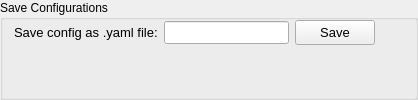
                <widget class="QGroupBox" name="gbxConfigSave">
                 <property name="title">
                  <string>Save Configurations</string>
                 </property>
                 <layout class="QGridLayout" name="gridLayout_6">
                  <property name="leftMargin">
                   <number>11</number>
                  </property>
                  <property name="topMargin">
                   <number>0</number>
                  </property>
                  <property name="rightMargin">
                   <number>0</number>
                  </property>
                  <property name="bottomMargin">
                   <number>0</number>
                  </property>
                  <item row="0" column="0">
                   <widget class="QLabel" name="lblConfigSaveYaml">
                    <property name="font">
                     <font>
                      <pointsize>10</pointsize>
                     </font>
                    </property>
                    <property name="text">
                     <string>Save config as .yaml file:</string>
                    </property>
                   </widget>
                  </item>
                  <item row="1" column="3">
                   <spacer name="verticalSpacer_8">
                    <property name="orientation">
                     <enum>Qt::Vertical</enum>
                    </property>
                    <property name="sizeHint" stdset="0">
                     <size>
                      <width>20</width>
                      <height>40</height>
                     </size>
                    </property>
                   </spacer>
                  </item>
                  <item row="0" column="1">
                   <widget class="QLineEdit" name="txtConfigSaveYaml">
                    <property name="font">
                     <font>
                      <pointsize>10</pointsize>
                     </font>
                    </property>
                   </widget>
                  </item>
                  <item row="0" column="3">
                   <spacer name="horizontalSpacer_20">
                    <property name="orientation">
                     <enum>Qt::Horizontal</enum>
                    </property>
                    <property name="sizeHint" stdset="0">
                     <size>
                      <width>40</width>
                      <height>20</height>
                     </size>
                    </property>
                   </spacer>
                  </item>
                  <item row="0" column="2">
                   <widget class="QPushButton" name="btnConfigSaveSave">
                    <property name="minimumSize">
                     <size>
                      <width>0</width>
                      <height>25</height>
                     </size>
                    </property>
                    <property name="maximumSize">
                     <size>
                      <width>16777215</width>
                      <height>25</height>
                     </size>
                    </property>
                    <property name="font">
                     <font>
                      <pointsize>10</pointsize>
                     </font>
                    </property>
                    <property name="text">
                     <string>Save</string>
                    </property>
                   </widget>
                  </item>
                 </layout>
                </widget>
